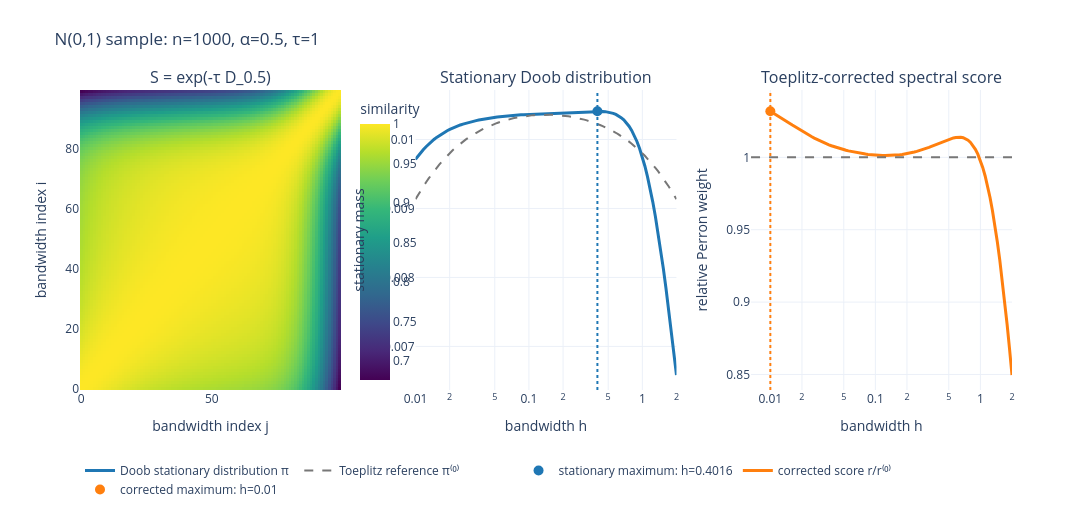

Here is the notebook cell this chart was saved with:
### Code cell
fig = make_subplots(
    rows=1,
    cols=3,
    subplot_titles=(
        f"S = exp(-τ D_{alpha:g})",
        "Stationary Doob distribution",
        "Toeplitz-corrected spectral score",
    ),
    horizontal_spacing=0.08,
)

fig.add_trace(
    go.Heatmap(
        z=similarity_matrix,
        colorscale="Viridis",
        colorbar=dict(title="similarity", x=0.29),
        name="similarity",
    ),
    row=1,
    col=1,
)

fig.add_trace(
    go.Scatter(
        x=h_grid,
        y=stationary_distribution,
        mode="lines",
        line=dict(color="#1f77b4", width=3),
        name="Doob stationary distribution π",
    ),
    row=1,
    col=2,
)
fig.add_trace(
    go.Scatter(
        x=h_grid,
        y=toeplitz_stationary_distribution,
        mode="lines",
        line=dict(color="#777777", width=2, dash="dash"),
        name="Toeplitz reference π⁽⁰⁾",
    ),
    row=1,
    col=2,
)
fig.add_trace(
    go.Scatter(
        x=[stationary_h],
        y=[stationary_distribution[stationary_index]],
        mode="markers",
        marker=dict(color="#1f77b4", size=10),
        name=f"stationary maximum: h={stationary_h:.4g}",
    ),
    row=1,
    col=2,
)
fig.add_vline(
    x=stationary_h,
    line=dict(color="#1f77b4", dash="dot"),
    row=1,
    col=2,
)

fig.add_trace(
    go.Scatter(
        x=h_grid,
        y=toeplitz_corrected_score,
        mode="lines",
        line=dict(color="#ff7f0e", width=3),
        name="corrected score r/r⁽⁰⁾",
    ),
    row=1,
    col=3,
)
fig.add_trace(
    go.Scatter(
        x=[corrected_h],
        y=[toeplitz_corrected_score[corrected_index]],
        mode="markers",
        marker=dict(color="#ff7f0e", size=10),
        name=f"corrected maximum: h={corrected_h:.4g}",
    ),
    row=1,
    col=3,
)
fig.add_hline(
    y=1.0,
    line=dict(color="#777777", dash="dash"),
    row=1,
    col=3,
)
fig.add_vline(
    x=corrected_h,
    line=dict(color="#ff7f0e", dash="dot"),
    row=1,
    col=3,
)

fig.update_xaxes(title_text="bandwidth index j", row=1, col=1)
fig.update_yaxes(title_text="bandwidth index i", row=1, col=1)
fig.update_xaxes(title_text="bandwidth h", type="log", row=1, col=2)
fig.update_yaxes(title_text="stationary mass", row=1, col=2)
fig.update_xaxes(title_text="bandwidth h", type="log", row=1, col=3)
fig.update_yaxes(title_text="relative Perron weight", row=1, col=3)

fig.update_layout(
    title=f"N(0,1) sample: n={n}, α={alpha:g}, τ={tau:g}",
    width=1500,
    height=520,
    template="plotly_white",
    legend=dict(orientation="h", y=-0.22),
    margin=dict(t=90, b=130),
)
fig.show()

### Figure 1 — Plotly figure (JSON) as saved in the notebook; plotly's stock layout.template omitted (floating-point values rounded to 4 significant figures; data arrays with more than 128 entries replaced by an {"elided": "..."} marker saying what was removed)
{"data": [{"colorbar": {"title": {"text": "similarity"}, "x": 0.29}, "colorscale": [[0, "#440154"], [0.1111, "#482878"], [0.2222, "#3e4989"], [0.3333, "#31688e"], [0.4444, "#26828e"], [0.5556, "#1f9e89"], [0.6667, "#35b779"], [0.7778, "#6ece58"], [0.8889, "#b5de2b"], [1, "#fde725"]], "name": "similarity", "type": "heatmap", "xaxis": "x", "yaxis": "y", "z": {"elided": "100x100 float values"}}, {"line": {"color": "#1f77b4", "width": 3}, "mode": "lines", "name": "Doob stationary distribution π", "type": "scatter", "x": [0.01, 0.01055, 0.01113, 0.01174, 0.01239, 0.01307, 0.01379, 0.01454, 0.01534, 0.01619, 0.01708, 0.01802, 0.01901, 0.02005, 0.02115, 0.02232, 0.02354, 0.02484, 0.0262, 0.02764, 0.02916, 0.03077, 0.03246, 0.03424, 0.03613, 0.03811, 0.04021, 0.04242, 0.04475, 0.04721, 0.04981, 0.05254, 0.05543, 0.05848, 0.0617, 0.06509, 0.06867, 0.07244, 0.07642, 0.08062, 0.08506, 0.08973, 0.09467, 0.09987, 0.1054, 0.1112, 0.1173, 0.1237, 0.1305, 0.1377, 0.1453, 0.1532, 0.1617, 0.1706, 0.1799, 0.1898, 0.2003, 0.2113, 0.2229, 0.2351, 0.2481, 0.2617, 0.2761, 0.2913, 0.3073, 0.3242, 0.342, 0.3608, 0.3806, 0.4016, 0.4236, 0.4469, 0.4715, 0.4974, 0.5248, 0.5536, 0.584, 0.6162, 0.65, 0.6858, 0.7235, 0.7632, 0.8052, 0.8495, 0.8962, 0.9454, 0.9974, 1.052, 1.11, 1.171, 1.236, 1.303, 1.375, 1.451, 1.53, 1.615, 1.703, 1.797, 1.896, 2], "xaxis": "x2", "y": [0.009713, 0.009763, 0.00981, 0.009853, 0.009894, 0.009932, 0.009967, 0.01, 0.01003, 0.01006, 0.01008, 0.01011, 0.01013, 0.01015, 0.01016, 0.01018, 0.0102, 0.01021, 0.01022, 0.01023, 0.01025, 0.01026, 0.01026, 0.01027, 0.01028, 0.01029, 0.0103, 0.0103, 0.01031, 0.01032, 0.01032, 0.01033, 0.01033, 0.01034, 0.01034, 0.01034, 0.01035, 0.01035, 0.01035, 0.01036, 0.01036, 0.01036, 0.01036, 0.01036, 0.01037, 0.01037, 0.01037, 0.01037, 0.01037, 0.01037, 0.01037, 0.01038, 0.01038, 0.01038, 0.01038, 0.01038, 0.01038, 0.01039, 0.01039, 0.01039, 0.01039, 0.0104, 0.0104, 0.0104, 0.0104, 0.0104, 0.01041, 0.01041, 0.01041, 0.01041, 0.01041, 0.01041, 0.0104, 0.0104, 0.01039, 0.01038, 0.01036, 0.01034, 0.01032, 0.01028, 0.01024, 0.01019, 0.01013, 0.01006, 0.009971, 0.009869, 0.009751, 0.009616, 0.009462, 0.009289, 0.009096, 0.008883, 0.008651, 0.0084, 0.008132, 0.007847, 0.007548, 0.007236, 0.006914, 0.006585], "yaxis": "y2"}, {"line": {"color": "#777777", "dash": "dash", "width": 2}, "mode": "lines", "name": "Toeplitz reference π⁽⁰⁾", "type": "scatter", "x": [0.01, 0.01055, 0.01113, 0.01174, 0.01239, 0.01307, 0.01379, 0.01454, 0.01534, 0.01619, 0.01708, 0.01802, 0.01901, 0.02005, 0.02115, 0.02232, 0.02354, 0.02484, 0.0262, 0.02764, 0.02916, 0.03077, 0.03246, 0.03424, 0.03613, 0.03811, 0.04021, 0.04242, 0.04475, 0.04721, 0.04981, 0.05254, 0.05543, 0.05848, 0.0617, 0.06509, 0.06867, 0.07244, 0.07642, 0.08062, 0.08506, 0.08973, 0.09467, 0.09987, 0.1054, 0.1112, 0.1173, 0.1237, 0.1305, 0.1377, 0.1453, 0.1532, 0.1617, 0.1706, 0.1799, 0.1898, 0.2003, 0.2113, 0.2229, 0.2351, 0.2481, 0.2617, 0.2761, 0.2913, 0.3073, 0.3242, 0.342, 0.3608, 0.3806, 0.4016, 0.4236, 0.4469, 0.4715, 0.4974, 0.5248, 0.5536, 0.584, 0.6162, 0.65, 0.6858, 0.7235, 0.7632, 0.8052, 0.8495, 0.8962, 0.9454, 0.9974, 1.052, 1.11, 1.171, 1.236, 1.303, 1.375, 1.451, 1.53, 1.615, 1.703, 1.797, 1.896, 2], "xaxis": "x2", "y": [0.009135, 0.009199, 0.009262, 0.009322, 0.009379, 0.009435, 0.009489, 0.00954, 0.009589, 0.009636, 0.00968, 0.009723, 0.009764, 0.009802, 0.009839, 0.009874, 0.009908, 0.009939, 0.009969, 0.009998, 0.01002, 0.01005, 0.01007, 0.0101, 0.01012, 0.01014, 0.01016, 0.01018, 0.01019, 0.01021, 0.01023, 0.01024, 0.01025, 0.01027, 0.01028, 0.01029, 0.0103, 0.01031, 0.01031, 0.01032, 0.01033, 0.01034, 0.01034, 0.01035, 0.01035, 0.01035, 0.01036, 0.01036, 0.01036, 0.01036, 0.01036, 0.01036, 0.01036, 0.01036, 0.01035, 0.01035, 0.01035, 0.01034, 0.01034, 0.01033, 0.01032, 0.01031, 0.01031, 0.0103, 0.01029, 0.01028, 0.01027, 0.01025, 0.01024, 0.01023, 0.01021, 0.01019, 0.01018, 0.01016, 0.01014, 0.01012, 0.0101, 0.01007, 0.01005, 0.01002, 0.009998, 0.009969, 0.009939, 0.009908, 0.009874, 0.009839, 0.009802, 0.009764, 0.009723, 0.00968, 0.009636, 0.009589, 0.00954, 0.009489, 0.009435, 0.009379, 0.009322, 0.009262, 0.009199, 0.009135], "yaxis": "y2"}, {"marker": {"color": "#1f77b4", "size": 10}, "mode": "markers", "name": "stationary maximum: h=0.4016", "type": "scatter", "x": [0.4016], "xaxis": "x2", "y": [0.01041], "yaxis": "y2"}, {"line": {"color": "#ff7f0e", "width": 3}, "mode": "lines", "name": "corrected score r/r⁽⁰⁾", "type": "scatter", "x": [0.01, 0.01055, 0.01113, 0.01174, 0.01239, 0.01307, 0.01379, 0.01454, 0.01534, 0.01619, 0.01708, 0.01802, 0.01901, 0.02005, 0.02115, 0.02232, 0.02354, 0.02484, 0.0262, 0.02764, 0.02916, 0.03077, 0.03246, 0.03424, 0.03613, 0.03811, 0.04021, 0.04242, 0.04475, 0.04721, 0.04981, 0.05254, 0.05543, 0.05848, 0.0617, 0.06509, 0.06867, 0.07244, 0.07642, 0.08062, 0.08506, 0.08973, 0.09467, 0.09987, 0.1054, 0.1112, 0.1173, 0.1237, 0.1305, 0.1377, 0.1453, 0.1532, 0.1617, 0.1706, 0.1799, 0.1898, 0.2003, 0.2113, 0.2229, 0.2351, 0.2481, 0.2617, 0.2761, 0.2913, 0.3073, 0.3242, 0.342, 0.3608, 0.3806, 0.4016, 0.4236, 0.4469, 0.4715, 0.4974, 0.5248, 0.5536, 0.584, 0.6162, 0.65, 0.6858, 0.7235, 0.7632, 0.8052, 0.8495, 0.8962, 0.9454, 0.9974, 1.052, 1.11, 1.171, 1.236, 1.303, 1.375, 1.451, 1.53, 1.615, 1.703, 1.797, 1.896, 2], "xaxis": "x3", "y": [1.032, 1.031, 1.03, 1.029, 1.028, 1.027, 1.026, 1.025, 1.023, 1.022, 1.021, 1.02, 1.019, 1.018, 1.017, 1.016, 1.015, 1.014, 1.013, 1.012, 1.012, 1.011, 1.01, 1.009, 1.009, 1.008, 1.007, 1.007, 1.006, 1.006, 1.005, 1.005, 1.004, 1.004, 1.004, 1.003, 1.003, 1.003, 1.003, 1.002, 1.002, 1.002, 1.002, 1.002, 1.001, 1.001, 1.001, 1.001, 1.001, 1.001, 1.001, 1.002, 1.002, 1.002, 1.002, 1.002, 1.003, 1.003, 1.003, 1.004, 1.004, 1.005, 1.005, 1.006, 1.006, 1.007, 1.008, 1.008, 1.009, 1.01, 1.01, 1.011, 1.012, 1.012, 1.013, 1.013, 1.014, 1.014, 1.014, 1.014, 1.013, 1.012, 1.01, 1.008, 1.006, 1.002, 0.9981, 0.9931, 0.9871, 0.9802, 0.9722, 0.9632, 0.9529, 0.9416, 0.929, 0.9153, 0.9004, 0.8845, 0.8675, 0.8496], "yaxis": "y3"}, {"marker": {"color": "#ff7f0e", "size": 10}, "mode": "markers", "name": "corrected maximum: h=0.01", "type": "scatter", "x": [0.01], "xaxis": "x3", "y": [1.032], "yaxis": "y3"}], "layout": {"annotations": [{"font": {"size": 16}, "showarrow": false, "text": "S = exp(-τ D_0.5)", "x": 0.14, "xanchor": "center", "xref": "paper", "y": 1, "yanchor": "bottom", "yref": "paper"}, {"font": {"size": 16}, "showarrow": false, "text": "Stationary Doob distribution", "x": 0.5, "xanchor": "center", "xref": "paper", "y": 1, "yanchor": "bottom", "yref": "paper"}, {"font": {"size": 16}, "showarrow": false, "text": "Toeplitz-corrected spectral score", "x": 0.86, "xanchor": "center", "xref": "paper", "y": 1, "yanchor": "bottom", "yref": "paper"}], "height": 520, "legend": {"orientation": "h", "y": -0.22}, "margin": {"b": 130, "t": 90}, "shapes": [{"line": {"color": "#1f77b4", "dash": "dot"}, "type": "line", "x0": 0.4016, "x1": 0.4016, "xref": "x2", "y0": 0, "y1": 1, "yref": "y2 domain"}, {"line": {"color": "#777777", "dash": "dash"}, "type": "line", "x0": 0, "x1": 1, "xref": "x3 domain", "y0": 1, "y1": 1, "yref": "y3"}, {"line": {"color": "#ff7f0e", "dash": "dot"}, "type": "line", "x0": 0.01, "x1": 0.01, "xref": "x3", "y0": 0, "y1": 1, "yref": "y3 domain"}], "title": {"text": "N(0,1) sample: n=1000, α=0.5, τ=1"}, "width": 1500, "xaxis": {"anchor": "y", "domain": [0, 0.28], "title": {"text": "bandwidth index j"}}, "xaxis2": {"anchor": "y2", "domain": [0.36, 0.64], "title": {"text": "bandwidth h"}, "type": "log"}, "xaxis3": {"anchor": "y3", "domain": [0.72, 1], "title": {"text": "bandwidth h"}, "type": "log"}, "yaxis": {"anchor": "x", "domain": [0, 1], "title": {"text": "bandwidth index i"}}, "yaxis2": {"anchor": "x2", "domain": [0, 1], "title": {"text": "stationary mass"}}, "yaxis3": {"anchor": "x3", "domain": [0, 1], "title": {"text": "relative Perron weight"}}}}
